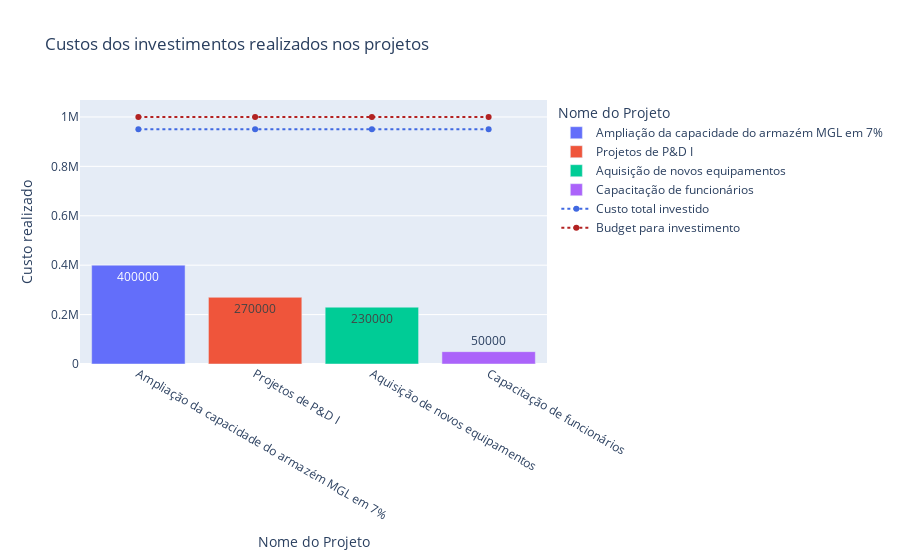

Notebook code for this chart:
### Code cell
#Criando gráfico dos custos totais de investimento

fig_custo_projeto = px.bar(df_sol_Y, x="Nome do Projeto", y="Custo realizado", text = "Custo realizado", color = "Nome do Projeto",title="Custos dos investimentos realizados nos projetos")


# Total investido
fig_custo_projeto.add_trace(go.Scatter(x=df_sol_Y["Nome do Projeto"], y=[total_investido for nome in df_sol_Y["Nome do Projeto"] ],
                    line=dict(color='royalblue', width=2, dash='dot'),
                    name='Custo total investido'))
    
# Budget
fig_custo_projeto.add_trace(go.Scatter(x=df_sol_Y["Nome do Projeto"], y=[M for nome in df_sol_Y["Nome do Projeto"] ],
                    line = dict(color='firebrick', width=2, dash='dot'),
                    name='Budget para investimento'))



fig_custo_projeto.show()

### Figure 1 — Plotly figure (JSON) as saved in the notebook; plotly's stock layout.template omitted (floating-point values rounded to 4 significant figures)
{"data": [{"alignmentgroup": "True", "hovertemplate": "Nome do Projeto=%{x}<br>Custo realizado=%{text}<extra></extra>", "legendgroup": "Ampliação da capacidade do armazém MGL em 7%", "marker": {"color": "#636efa", "pattern": {"shape": ""}}, "name": "Ampliação da capacidade do armazém MGL em 7%", "offsetgroup": "Ampliação da capacidade do armazém MGL em 7%", "orientation": "v", "showlegend": true, "text": [400000], "textposition": "auto", "type": "bar", "x": ["Ampliação da capacidade do armazém MGL em 7%"], "xaxis": "x", "y": [400000], "yaxis": "y"}, {"alignmentgroup": "True", "hovertemplate": "Nome do Projeto=%{x}<br>Custo realizado=%{text}<extra></extra>", "legendgroup": "Projetos de P&D I", "marker": {"color": "#EF553B", "pattern": {"shape": ""}}, "name": "Projetos de P&D I", "offsetgroup": "Projetos de P&D I", "orientation": "v", "showlegend": true, "text": [270000], "textposition": "auto", "type": "bar", "x": ["Projetos de P&D I"], "xaxis": "x", "y": [270000], "yaxis": "y"}, {"alignmentgroup": "True", "hovertemplate": "Nome do Projeto=%{x}<br>Custo realizado=%{text}<extra></extra>", "legendgroup": "Aquisição de novos equipamentos", "marker": {"color": "#00cc96", "pattern": {"shape": ""}}, "name": "Aquisição de novos equipamentos", "offsetgroup": "Aquisição de novos equipamentos", "orientation": "v", "showlegend": true, "text": [230000], "textposition": "auto", "type": "bar", "x": ["Aquisição de novos equipamentos"], "xaxis": "x", "y": [230000], "yaxis": "y"}, {"alignmentgroup": "True", "hovertemplate": "Nome do Projeto=%{x}<br>Custo realizado=%{text}<extra></extra>", "legendgroup": "Capacitação de funcionários", "marker": {"color": "#ab63fa", "pattern": {"shape": ""}}, "name": "Capacitação de funcionários", "offsetgroup": "Capacitação de funcionários", "orientation": "v", "showlegend": true, "text": [50000], "textposition": "auto", "type": "bar", "x": ["Capacitação de funcionários"], "xaxis": "x", "y": [50000], "yaxis": "y"}, {"line": {"color": "royalblue", "dash": "dot", "width": 2}, "name": "Custo total investido", "type": "scatter", "x": ["Ampliação da capacidade do armazém MGL em 7%", "Projetos de P&D I", "Aquisição de novos equipamentos", "Capacitação de funcionários"], "y": [950000, 950000, 950000, 950000]}, {"line": {"color": "firebrick", "dash": "dot", "width": 2}, "name": "Budget para investimento", "type": "scatter", "x": ["Ampliação da capacidade do armazém MGL em 7%", "Projetos de P&D I", "Aquisição de novos equipamentos", "Capacitação de funcionários"], "y": [1000000, 1000000, 1000000, 1000000]}], "layout": {"barmode": "relative", "legend": {"title": {"text": "Nome do Projeto"}, "tracegroupgap": 0}, "title": {"text": "Custos dos investimentos realizados nos projetos"}, "xaxis": {"anchor": "y", "categoryarray": ["Ampliação da capacidade do armazém MGL em 7%", "Projetos de P&D I", "Aquisição de novos equipamentos", "Capacitação de funcionários"], "categoryorder": "array", "domain": [0, 1], "title": {"text": "Nome do Projeto"}}, "yaxis": {"anchor": "x", "domain": [0, 1], "title": {"text": "Custo realizado"}}}}
